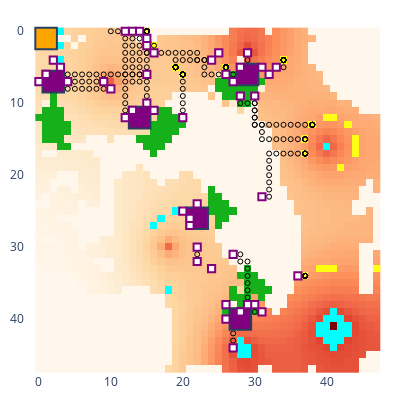

The notebook cell saved with this chart:
### Code cell
# myenv.run_to_step(7)
# myenv = copy.deepcopy(backup)
# update_logging_level(logging.WARNING)
# myenv.run_to_step(295)
update_logging_level(logging.DEBUG)
# myenv.undo()
# myenv.step()
myenv.step()
myenv.show()
